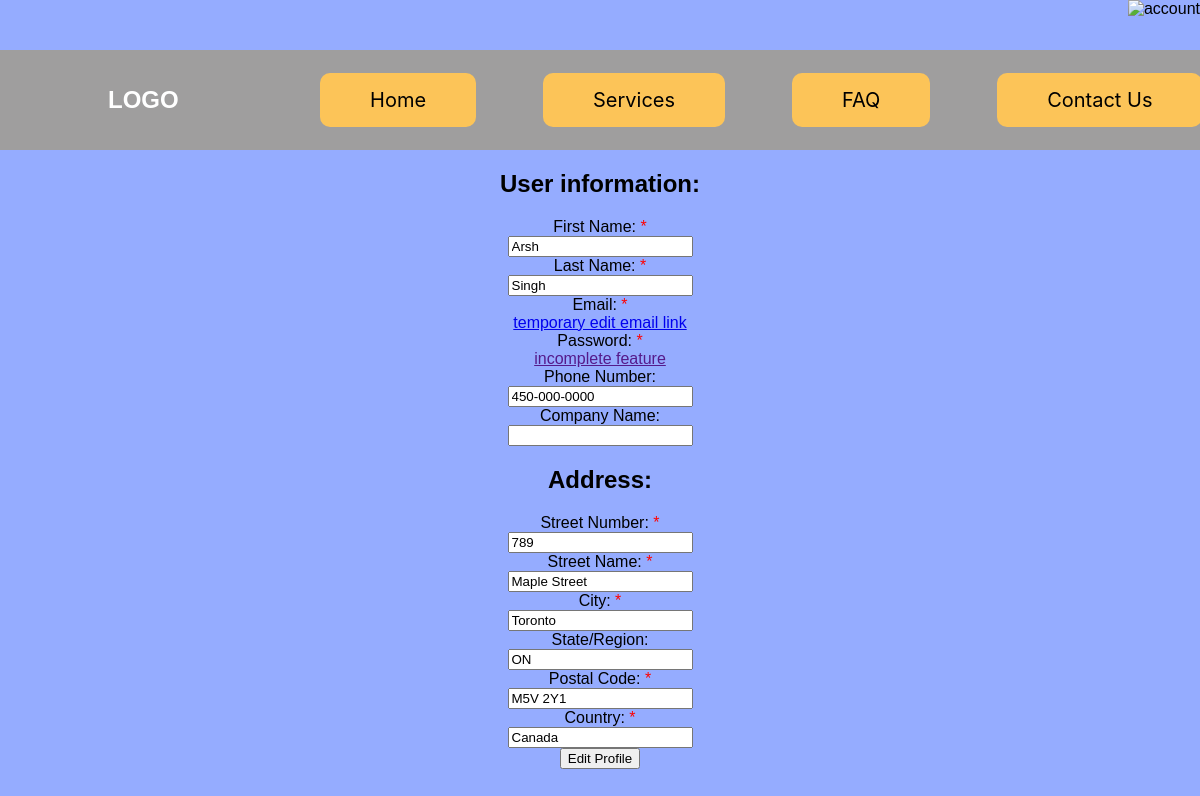
The app's page /index.php?controller=user&action=editProfile (signed in) with its own data.
### tables this page shows
CREATE TABLE IF NOT EXISTS `user` (
  `user_id` int(255) NOT NULL AUTO_INCREMENT,
  `first_name` varchar(64) NOT NULL,
  `last_name` varchar(64) NOT NULL,
  `email` varchar(64) NOT NULL,
  `password` varchar(64) NOT NULL,
  `phone_number` varchar(32) DEFAULT NULL,
  `company_name` varchar(32) DEFAULT NULL,
  `registration_date` timestamp NOT NULL DEFAULT current_timestamp(),
  `last_login` timestamp NULL DEFAULT NULL,
  `role_id` int(255) NOT NULL,
  PRIMARY KEY (`user_id`),
  UNIQUE KEY `user_pk` (`email`),
  KEY `user_role_role_id_fk` (`role_id`)
);

CREATE TABLE IF NOT EXISTS `address` (
  `address_id` int(255) NOT NULL AUTO_INCREMENT,
  `street_number` varchar(20) NOT NULL,
  `street_name` varchar(255) NOT NULL,
  `city` varchar(64) NOT NULL,
  `state_or_region` varchar(64) DEFAULT NULL,
  `postal_code` varchar(16) NOT NULL,
  `country` varchar(64) NOT NULL,
  `user_id` int(255) NOT NULL,
  PRIMARY KEY (`address_id`),
  KEY `address_user_user_id_fk` (`user_id`)
);

### Core/Controller.php (called while the page is built, shortened)
<?php
class Controller
{
    protected function render(array $data = []): void
    {
        global $controllerPrefix, $action;
        extract($data);
        include_once "Views/$controllerPrefix/$action.php";
    }
}

### Controllers/UserController.php (called while the page is built, shortened)
<?php
class UserController extends Controller
{
    function editProfile(): void
    {
        $currentUser = new User($_SESSION["user_id"]);
        $userAddress = new Address(pUserId: $_SESSION["user_id"]);
        $this->render(
            [
                "user" => $currentUser,
                "address" => $userAddress
            ]
        );
    }
}

### index.php (called while the page is built, shortened)
<?php
$controllerPrefix = $_GET["controller"] ?? "home";
$controllerName = ucfirst($controllerPrefix) . "Controller";
$action = $_GET["action"] ?? "home";
if (file_exists("Controllers/$controllerName.php"))
{
    include_once 'Core/Controller.php';
}
else
{
    include_once "Views/Shared/error404.php";
}
$controller = new $controllerName;
$controller->$action();

### Models/User.php (called while the page is built, shortened)
<?php
class User extends Model
{
    private string $firstName = "";
    private string $lastName = "";
    private ?string $phoneNumber = null;
    private ?string $companyName = null;
    function __construct(
        $pUserId = -1,
        $pFirstName = "",
        $pLastName = "",
        $pEmail = "",
        $pPassword = "",
        $pPhoneNumber = null,
        $pCompanyName = null,
        $pRegisteredDate = "",
        $pLastLogin = null,
        $pRoleId = -1
    ) {
        $this->initializeProperties(
            $pUserId,
            $pFirstName,
            $pLastName,
            $pEmail,
            $pPassword,
            $pPhoneNumber,
            $pCompanyName,
            $pRegisteredDate,
            $pLastLogin,
            $pRoleId
        );
    }
    private function initializeProperties(
        $pUserId,
        $pFirstName,
        $pLastName,
        $pEmail,
        $pPassword,
        $pPhoneNumber,
        $pCompanyName,
        $pRegisteredDate,
        $pLastLogin,
        $pRoleId
    ): void
    {
        if ($pUserId < 0) return;
        else if (
            $pUserId > 0
            && strlen($pFirstName) > 0
            && strlen($pLastName) > 0
            && strlen($pEmail) > 0
            && strlen($pPassword) > 0
            && strlen($pPhoneNumber) > 0
            && strlen($pCompanyName) > 0
            && strlen($pRegisteredDate) > 0
            && strlen($pLastLogin) > 0
            && $pRoleId > 0
        ) {
            $this->userId = $pUserId;
            $this->firstName = $pFirstName;
            $this->lastName = $pLastName;
            $this->email = $pEmail;
            $this->password = $pPassword;
            $this->phoneNumber = $pPhoneNumber;
            $this->companyName = $pCompanyName;
            $this->registeredDate = $pRegisteredDate;
            $this->lastLogin = $pLastLogin;
            $this->roleId = $pRoleId;
        } else if ($pUserId > 0) {
            $this->getUserById($pUserId);
        }
    }
    private function getUserById(int $pUserId): void
    {
        $dBConnection = self::openDatabaseConnection();
        try {
            $sql = "SELECT * FROM user WHERE user_id = ?";
            $stmt = $dBConnection->prepare($sql);
            $stmt->bindParam(1, $pUserId, PDO::PARAM_INT);
            $stmt->execute();
            $result = $stmt->fetch(PDO::FETCH_ASSOC);
            if ($result) {
                $this->firstName = $result['first_name'];
                $this->lastName = $result['last_name'];
                $this->phoneNumber = $result['phone_number'];
                $this->companyName = $result['company_name'];
            }
        } catch (PDOException $e) {
            die("Error: " . $e->getMessage());
        } finally {
            $stmt->closeCursor();
            $dBConnection = null;
        }
    }
    public function getFirstName(): string
    {
        return $this->firstName;
    }
    public function getLastName(): string
    {
        return $this->lastName;
    }
    public function getPhoneNumber(): ?string
    {
        return $this->phoneNumber;
    }
    public function getCompanyName(): ?string
    {
        return $this->companyName;
    }
}

### Models/Address.php (called while the page is built, shortened)
<?php
class Address extends Model
{
    private string $streetNumber = "";
    private string $streetName = "";
    private string $city = "";
    private ?string $stateOrRegion = "";
    private string $postalCode = "";
    private string $country = "";
    public function __construct(
        int $pAddressId = -1,
        string $pStreetNumber = "",
        string $pStreetName = "",
        string $pCity = "",
        string $pStateOrRegion = "",
        string $pPostalCode = "",
        string $pCountry = "",
        int $pUserId = -1
    ) {
        $this->initializeProperties(
            $pAddressId,
            $pStreetNumber,
            $pStreetName,
            $pCity,
            $pStateOrRegion,
            $pPostalCode,
            $pCountry,
            $pUserId
        );
    }
    private function initializeProperties(
        int $pAddressId,
        string $pStreetNumber,
        string $pStreetName,
        string $pCity,
        string $pStateOrRegion,
        string $pPostalCode,
        string $pCountry,
        int $pUserId
    ): void {
        if ($pUserId < 0) return;
        else if (
            $pAddressId > 0
            && strlen($pStreetNumber) > 0
            && strlen($pStreetName) > 0
            && strlen($pCity) > 0
            && strlen($pStateOrRegion) > 0
            && strlen($pPostalCode) > 0
            && strlen($pCountry) > 0
            && $pUserId > 0
        ) {
            $this->addressId = $pAddressId;
            $this->streetNumber = $pStreetNumber;
            $this->streetName = $pStreetName;
            $this->city = $pCity;
            $this->stateOrRegion = $pStateOrRegion;
            $this->postalCode = $pPostalCode;
            $this->country = $pCountry;
            $this->userId = $pUserId;
        } else if ($pUserId > 0) {
            $this->getByUserId($pUserId);
        }
    }
    private function getByUserId(int $pUserId): void
    {
        $dBConnection = self::openDatabaseConnection();
        try {
            $sql = "SELECT * FROM address WHERE user_id = :user_id";
            $stmt = $dBConnection->prepare($sql);
            $stmt->bindParam(':user_id', $pUserId, PDO::PARAM_INT);
            $stmt->execute();
            $result = $stmt->fetch(PDO::FETCH_ASSOC);
            if ($result) {
                $this->streetNumber = $result['street_number'];
                $this->streetName = $result['street_name'];
                $this->city = $result['city'];
                $this->stateOrRegion = $result['state_or_region'];
                $this->postalCode = $result['postal_code'];
                $this->country = $result['country'];
            }
        } catch (PDOException $e) {
            die("Error: " . $e->getMessage());
        } finally {
            $stmt?->closeCursor();
            $dBConnection = null;
        }
    }
    public function getStreetNumber(): string
    {
        return $this->streetNumber;
    }
    public function getStreetName(): string
    {
        return $this->streetName;
    }
    public function getCity(): string
    {
        return $this->city;
    }
    public function getStateOrRegion(): ?string
    {
        return $this->stateOrRegion;
    }
    public function getPostalCode(): string
    {
        return $this->postalCode;
    }
    public function getCountry(): string
    {
        return $this->country;
    }
}

### Views/User/editProfile.php (the view, shortened to what this page needs)
<html lang="en">
    <head>
        <link rel="stylesheet" type="text/css" href="Views/Styles/shared.css">
        <link rel="stylesheet" type="text/css" href="Views/Styles/navbar.css">
    </head>
    <body>
        <?php
            include_once "Views/Shared/navbar.php"
        ?>
        <main>
            <form action="?controller=user&action=submitEditProfile" method="POST" class="editProfileForm">
                <section class="textAlignCenter">
                    <h1>
                        User information:
                    </h1>
                    <div>
                        <div>
                            <label class="firstNameLabel" for="firstName">
                                First Name:
                            </label>
                            <span class="requiredAsterisk">
                                *
                            </span>
                        </div>
                        <div>
                            <input type="text" name="firstName" value="<?php echo htmlentities($data["user"]->getFirstName(), ENT_QUOTES); ?>">
                        </div>
                    </div>
                    <div>
                        <div>
                            <label class="lastNameLabel" for="lastName">
                                Last Name:
                                <span class="requiredAsterisk">
                                *
                                </span>
                            </label>
                        </div>
                        <div>
                            <input type="text" name="lastName" value="<?php echo htmlentities($data["user"]->getLastName(), ENT_QUOTES); ?>">
                        </div>
                    </div>
                    <div>
                        <div>
                            <label>
                                Email:
                                <span class="requiredAsterisk">
                                *
                                </span>
                            </label>
                        </div>
                        <div>
                            <a href="?controller=user&action=editEmail">temporary edit email link</a>
                        </div>
                    </div>
                    <div>
                        <div>
                            <label>
                                Password:
                                <span class="requiredAsterisk">
                                *
                                </span>
                            </label>
                        </div>
                        <div>
                            <a href="">incomplete feature</a>
                        </div>
                    </div>
                    <div>
                        <div>
                            <label class="phoneNumberLabel" for="phoneNumber">
                                Phone Number:
                            </label>
                        </div>
                        <div>
                            <input type="text" name="phoneNumber" value="<?php echo htmlentities($data["user"]->getPhoneNumber() ?? "", ENT_QUOTES); ?>">
                        </div>
                    </div>
                    <div>
                        <div>
                            <label class="companyNameLabel" for="companyName">
                                Company Name:
                            </label>
                        </div>
                        <div>
                            <input type="text" name="companyName" value="<?php echo htmlentities($data["user"]->getCompanyName() ?? "", ENT_QUOTES);?>">
                        </div>
                    </div>
                    <h2>
                        Address:
                    </h2>
                    <div>
                        <div>
                            <label class="streetNumberLabel" for="streetNumber">
                                Street Number:
                                <span class="requiredAsterisk">
                                *
                                </span>
                            </label>
                        </div>
                        <div>
                            <input type="text" name="streetNumber" value="<?php echo htmlentities($data["address"]->getStreetNumber(), ENT_QUOTES); ?>">
                        </div>
                    </div>
                    <div>
                        <div>
                            <label class="streetNameLabel" for="streetName">
                                Street Name:
                                <span class="requiredAsterisk">
                                *
                                </span>
                            </label>
                        </div>
                        <div>
                            <input type="text" name="streetName" value="<?php echo htmlentities($data["address"]->getStreetName(), ENT_QUOTES); ?>">
                        </div>
                    </div>
                    <div>
                        <div>
                            <label class="cityLabel" for="city">
                                City:
                                <span class="requiredAsterisk">
                                *
                                </span>
                            </label>
                        </div>
                        <div>
                            <input type="text" name="city" value="<?php echo htmlentities($data["address"]->getCity(), ENT_QUOTES); ?>">
                        </div>
                    </div>
                    <div>
                        <div>
                            <label class="stateOrRegionLabel" for="stateOrRegion">
                                State/Region:
                            </label>
                        </div>
                        <div>
                            <input type="text" name="stateOrRegion" value="<?php echo htmlentities($data["address"]->getStateOrRegion() ?? "", ENT_QUOTES); ?>">
                        </div>
                    </div>
                    <div>
                        <div>
                            <label class="postalCodeLabel" for="postalCode">
                                Postal Code:
                                <span class="requiredAsterisk">
                                *
                                </span>
                            </label>
                        </div>
                        <div>
                            <input type="text" name="postalCode" value="<?php echo htmlentities($data["address"]->getPostalCode(), ENT_QUOTES); ?>">
                        </div>
                    </div>
                    <div>
                        <div>
                            <label class="countryLabel" for="country">
                                Country:
                                <span class="requiredAsterisk">
                                *
                                </span>
                            </label>
                        </div>
                        <div>
                            <input type="text" name="country" value="<?php echo htmlentities($data["address"]->getCountry(), ENT_QUOTES); ?>">
                        </div>
                    </div>
                    <div>
                        <input type="submit" name="submit" value="Edit Profile">
                    </div>
                </section>
            </form>
        </main>
    </body>
</html>

### Views/Styles/shared.css (style rules this page uses)
html, body { max-width: 100%; overflow-x: hidden; }
body { margin: 0; padding: 0; background-color: #95ACFF; width: 100%; }
p, h1, h2, h3, h5, li, label, div { font-family: 'Poppins', sans-serif; }
.textAlignCenter { text-align: center; }
.requiredAsterisk { color: red; }

### records on screen
user: firstName "Arsh", lastName "Singh", phoneNumber "450-000-0000"
address: streetNumber "789", streetName "Maple Street", city "Toronto", stateOrRegion "ON", postalCode "M5V 2Y1", country "Canada"
